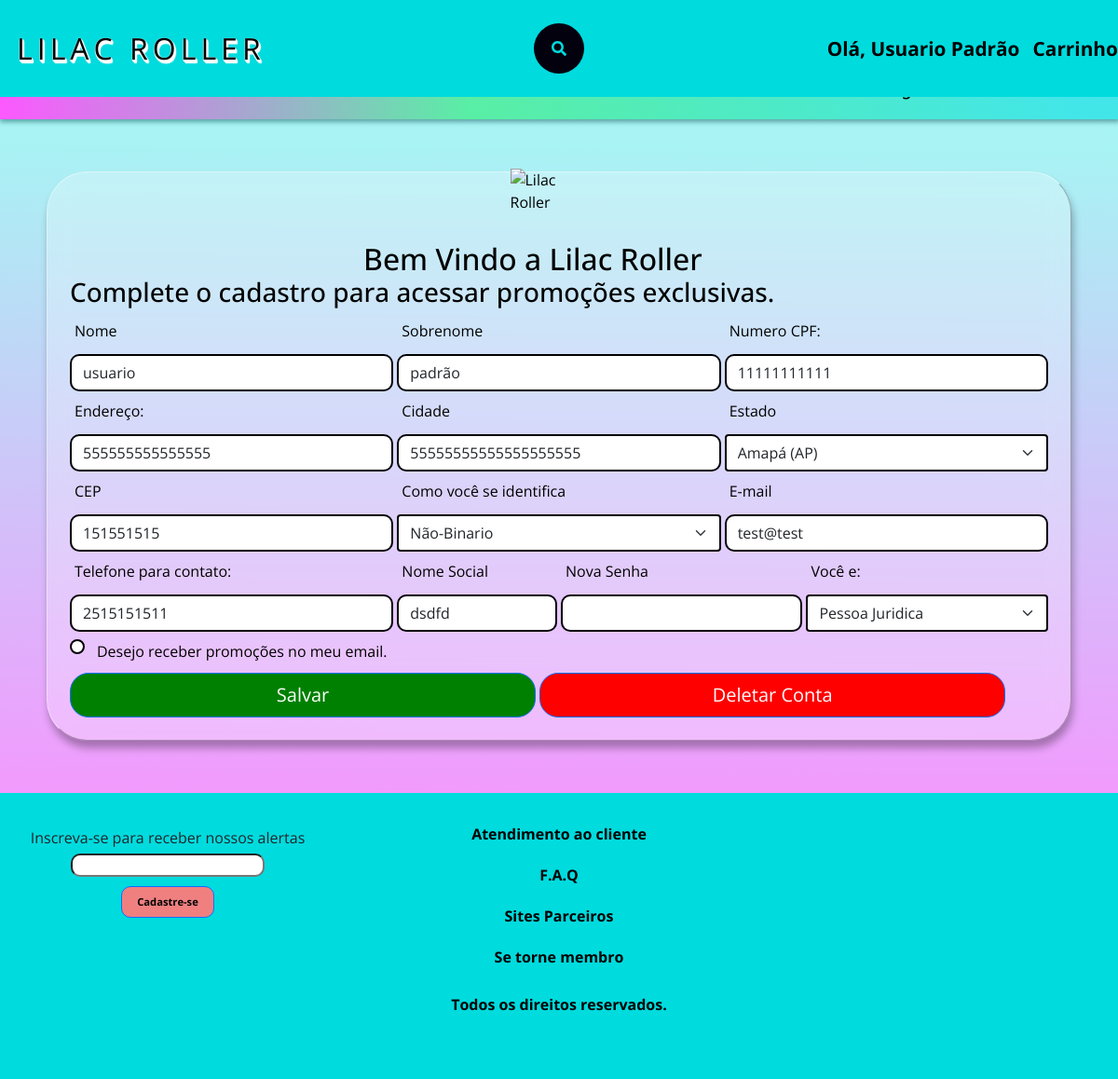
The app's page /myAccount.php (signed in) with its own data.
### tables this page shows
CREATE TABLE `usuarios` (
  `nome` varchar(255) DEFAULT NULL,
  `sobrenome` varchar(50) DEFAULT NULL,
  `cpf` varchar(11) DEFAULT NULL,
  `endereco` varchar(50) DEFAULT NULL,
  `cidade` varchar(50) DEFAULT NULL,
  `estado` varchar(50) DEFAULT NULL,
  `cep` varchar(13) DEFAULT NULL,
  `genero` varchar(13) DEFAULT NULL,
  `email` varchar(20) NOT NULL,
  `telefone` varchar(13) DEFAULT NULL,
  `nomesocial` varchar(13) DEFAULT NULL,
  `password` varchar(255) DEFAULT NULL,
  `tipopessoa` varchar(13) DEFAULT NULL,
  `status` varchar(7) DEFAULT 'user'
);

### classes/DbConfig.php (called while the page is built, shortened)
<?php
class DbConfig{
    protected function __construct(){
        $this->dbh = new PDO('mysql:host=localhost;dbname=loja','root','');
    }
}

### classes/UserConfig.php (called while the page is built, shortened)
<?php
class UserConfig extends DbConfig{
    public function getAllUserData($email) {
        $sql = 'SELECT * FROM usuarios WHERE email=:email';
        $stmt = $this->dbh->prepare($sql);
        $stmt->bindValue(':email', $email, PDO::PARAM_STR);
        $stmt->execute();
        return $stmt->fetch(PDO::FETCH_ASSOC);
    }
};

### myAccount.php (the view, shortened to what this page needs)
<?php
$user = new UserConfig();
$data = $user->getAllUserData($_SESSION['userEmail']);
?>
<!DOCTYPE html>
<html lang="pt-br">
<head>
  <link href="https://cdn.jsdelivr.net/npm/bootstrap@5.1.0/dist/css/bootstrap.min.css" rel="stylesheet">
  <link rel="stylesheet" type="text/css" href="css/normalize.css" />
  <link rel="stylesheet" type="text/css" href="css/cadastrar.css">
  <link rel="stylesheet" type="text/css" href="css/estilo.css" />
</head>
<body>
   <?php require_once('components/header.php')?>
   <?php require_once('components/navbar.php')?>
  <main>
      <div id="caixa">
        <img style="display:flex; flex-wrap: wrap; "class="mb-4 rgbi" id ="lilacbird"src="https://www.birdorable.com/img/bird/th440/lilac-breasted-roller.png" alt="Lilac Roller" width="68" height="54">
        <br>
        <h1>Bem Vindo a Lilac Roller</h1>
        <h3>Complete o cadastro para acessar promoções exclusivas.</h3>
        <form class="row g-1" id="former" method="POST" action="functions/handleUserUpdate.php" autocomplete="on">
        <div class="col-md-4">
          <label for="inputEmail4" class="form-label">Nome</label>
          <input type="name" class="form-control" id="inputEmail4" name="nome-input"  value="<?php echo $data['nome'] ?>">
        </div>
        <div class="col-md-4">
          <label for="inputPassword4" class="form-label">Sobrenome</label>
          <input type="text" class="form-control" id="inputPassword4" name="sobrenome-input"  value="<?php echo $data['sobrenome'] ?>">
        </div>
        <div class="col-4">
          <label for="inputAddress" class="form-label">Numero CPF:</label>
          <input type="text" class="form-control" id="inputAddress" placeholder="000.000.000-00" name="cpf-input"  value="<?php echo $data['cpf'] ?>">
        </div>
        <div class="col-4">
          <label for="inputAddress2" class="form-label">Endereço:</label>
          <input type="text" class="form-control" id="inputAddress2" placeholder="Rua ,Avenida ,Travessa." name="endereco-input"  value="<?php echo $data['endereco'] ?>">
        </div>
        <div class="col-md-4">
          <label for="inputCity" class="form-label">Cidade</label>
          <input type="text" class="form-control" id="inputCity" name="cidade-input"  value="<?php echo $data['cidade'] ?>">
        </div>
        <div class="col-md-4">
          <label for="inputState" class="form-label">Estado</label >
          <select id="inputState" class="form-select" name="estado-input" >
            <option value="Amapá (AP)" <?php echo $data['estado']==='Amapá (AP)' ? 'selected':'' ?>>Amapá (AP)</option>
          </select>
        </div>
        <div class="col-md-4">
          <label for="inputZip" class="form-label" >CEP</label>
          <input type="text" class="form-control" id="inputZip" placeholder="00000-000" name="cep-input"  value="<?php echo $data['cep'] ?>">
        </div>
        <div class="col-md-4">
          <label for="inputState" class="form-label">Como você se identifica</label>
          <select id="inputState" class="form-select" name="genero-input">
            <option <?php echo $data['genero']==='Não-Binario' ? 'selected':'' ?>>Não-Binario</option>
          </select>
        </div>
        <div class="col-md-4">
          <label for="inputZip" class="form-label" >E-mail</label>
          <input type="email" class="form-control" id="inputZip" placeholder="Tecnologia@bol.com" name="email-input"  value="<?php echo $data['email'] ?>">
        </div>
        <div class="col-md-4">
          <label for="inputZip" class="form-label" >Telefone para contato:</label>
          <input type="text" class="form-control" id="inputZip" name="telefone-input"  value="<?php echo $data['telefone'] ?>">
        </div>
        <div class="col-md-2">
          <label for="inputZip" class="form-label" >Nome Social</label>
          <input type="text" class="form-control" id="inputZip" name="social-input" value="<?php echo $data['nomesocial'] ?>">
        </div>
        <div class="col-md-3">
          <label for="inputZip" class="form-label" >Nova Senha</label>
          <input type="password" class="form-control" id="inputZip" placeholder="*********" name="senha-input" >
        </div>
        <div class="col-md-3">
          <label for="inputState" class="form-label">Você e:</label>
          <select id="inputState" class="form-select" name="tipo-input">
            <option value="Pessoa Juridi" <?php echo $data['tipopessoa']==='Pessoa Juridi' ? 'selected':'' ?>>Pessoa Juridica</option>]
          </select>
        </div>
        <div class="col-12">
          <div class="form-check">
            <input class="form-check-input" type="checkbox" id="gridCheck">
            <label class="form-check-label" for="gridCheck">
                Desejo receber promoções no meu email.
            </label>
          </div>
        </div>
        <div class="col-14">
          <button style="width: 500px !important; border-radius: 20px; background: green;" class="w-100 btn btn-lg btn-primary" type="submit">Salvar</button>
          <button style="width: 500px !important; border-radius: 20px; background: red;" class="w-100 btn btn-lg btn-primary" type="submit">Deletar Conta</button>
        </div>
      </div>
  </main>
  <?php require_once('components/footer.php')?>
</body>
</html>

### css/cadastrar.css (style rules this page uses)
div input { border-radius: 20px; }
#caixa { margin: 7vh; padding: 3vh; border-radius: 50px; width: 100% !important; max-width: 1100px !important; margin-left: auto; margin-right: auto; color: black; border-radius: 44px; backdrop-filter: blur(12px); background-color: rgba(255,255,255, 0.265); box-shadow: rgba(0, 0, 0, 0.3) 2px 8px 8px; border: 1px rgba(255,255,255,0.4) solid; border-bottom: 1px rgba(40,40,40,0.35) solid; border-right: 1px rgba(40,40,40,0.35) solid; }
#former input { border: 2px solid black; border-radius: 10px; }
#caixa label { font-family: 'Open Sans', sans-serif !important; }
#former select { border: 2px solid black; }
#caixa h1 { margin-left: 30% ; margin-bottom: auto; margin-top: -5%; }
#lilacbird { position: relative; left: 45%; top: -5%; }

### css/estilo.css (style rules this page uses)
html { scroll-behavior: smooth; }
body { font-family: 'Open Sans', sans-serif !important; position: relative !important; display: grid !important; grid-template-columns: 3fr 1fr !important; grid-template-rows: 8vh minmax(8vh, auto) minmax(58vh, auto) minmax(25vh,auto) !important; grid-template-areas: "header header" "nav nav" "main main " "footer footer" !important; }
input::placeholder { color: white !important; }
input { position: relative ; }
main { display: flex; flex-wrap: wrap; flex-direction: row; background: linear-gradient( 180.37deg, rgba(0, 219, 222, 0.34) 4.58%, rgba(252, 0, 255, 0.45) 115.08% ); box-shadow: 0px 4px 4px rgba(0, 0, 0, 0.25); height: 100%; grid-area: main; }
label { display: block; padding: 5px; }

### records on screen
usuarios: nome-input "usuario", sobrenome-input "padrão", cpf-input "11111111111", endereco-input "555555555555555", cidade-input "55555555555555555555", estado-input "Amapá (AP)", cep-input "151551515", genero-input "Não-Binario", email-input "test@test", telefone-input "2515151511", social-input "dsdfd", tipo-input "Pessoa Juridica"

### other values on screen
$_SESSION['userFullName'] "Usuario Padrão"
